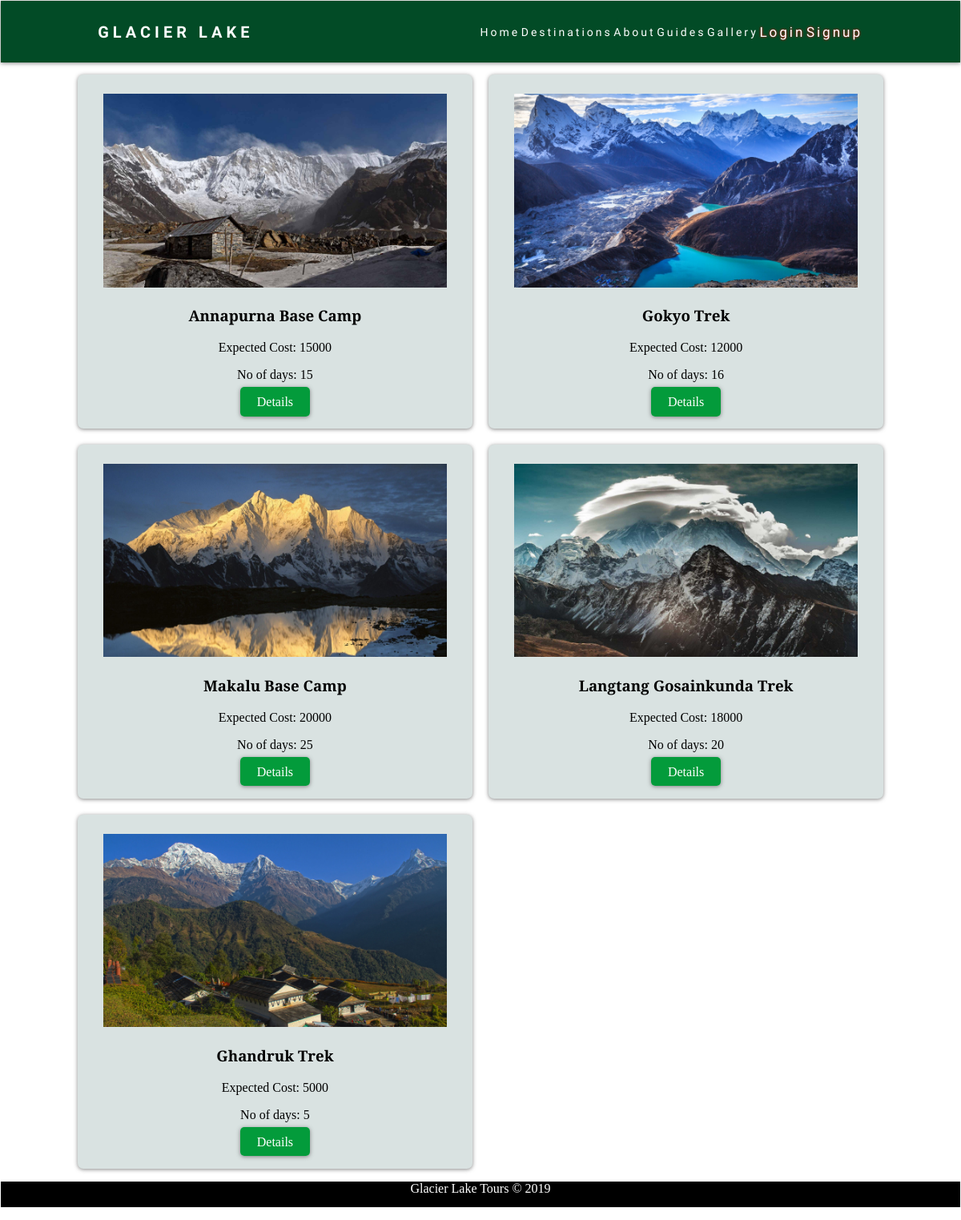
Page /destination.php on the committed database.
### tables this page shows
CREATE TABLE `destination` (
  `destid` int(11) NOT NULL,
  `destname` varchar(128) NOT NULL,
  `cost` int(11) NOT NULL,
  `overview` text NOT NULL,
  `days` int(11) NOT NULL,
  `descrip` text NOT NULL,
  `destimg` varchar(128) NOT NULL,
  `bdays` int(11) NOT NULL,
  `bcost` int(11) NOT NULL
);

### destination.php (the view, shortened to what this page needs)
<?php
include('includes/headfunc.php');
if (isset($_SESSION['id'])) {
	head2($connection);
} else {
	head1($connection);
}
?>
<!DOCTYPE html>
<html>
<head>
</head>
<body>
		<div class="wrapper">
			<section class="boxd">
			<?php
			$sql = "SELECT * FROM destination";
			$result = mysqli_query($connection, $sql);
			while ($row = mysqli_fetch_assoc($result)) {
				$destid = $row['destid'];
				echo "<div class='box'>
				<div>
				<img src='destinations/".$row['destimg']."' height='100%;' width='100%;'>
				</div>
				<h3>".$row['destname']."</h3>
				<p>Expected Cost: ".$row['cost']."</p>
				<p>No of days: ".$row['days']."</p>
				<a class='btn' href='destdetails.php?id=".$destid."'>
			Details</a>
				</div>";
			}
			?>
			</section>
		</div>
</body>
<footer>
			<p>Glacier Lake Tours &copy; 2019</p>
	</footer>
</html>

### css/style.css (style rules this page uses)
body { display: block;; background: white; margin: 1px !important; font-family: 'Alegreya', serif; }
.btn { background: #039b3b; color: white; padding: 0.6rem 1.3rem; text-decoration: none; border: 0; border-radius: 5px; box-shadow: 0 1px 5px rgba(104, 104, 104, 0.8); cursor: pointer; }
img { max-width: 100%; }
.wrapper { margin:1px 8%; display: grid; grid-gap: 20px; }
.boxd { display: grid; grid-gap: 20px; grid-template-columns: repeat(auto-fit, minmax(350px, 1fr)); }
.box { background: #d9e2e1; text-align: center; padding: 1.5rem 2rem; box-shadow: 0 1px 5px rgba(104, 104, 104, 0.8); border-radius: 7px; }
footer { background: black; color: white; }
footer p { text-align: center; height: 2rem; }

### rows in the picture
destination: destimg (picture), destname "Annapurna Base Camp", cost "15000", days "15"
destination: destimg (picture), destname "Gokyo Trek", cost "12000", days "16"
destination: destimg (picture), destname "Makalu Base Camp", cost "20000", days "25"
destination: destimg (picture), destname "Langtang Gosainkunda Trek", cost "18000", days "20"
destination: destimg (picture), destname "Ghandruk Trek", cost "5000", days "5"
